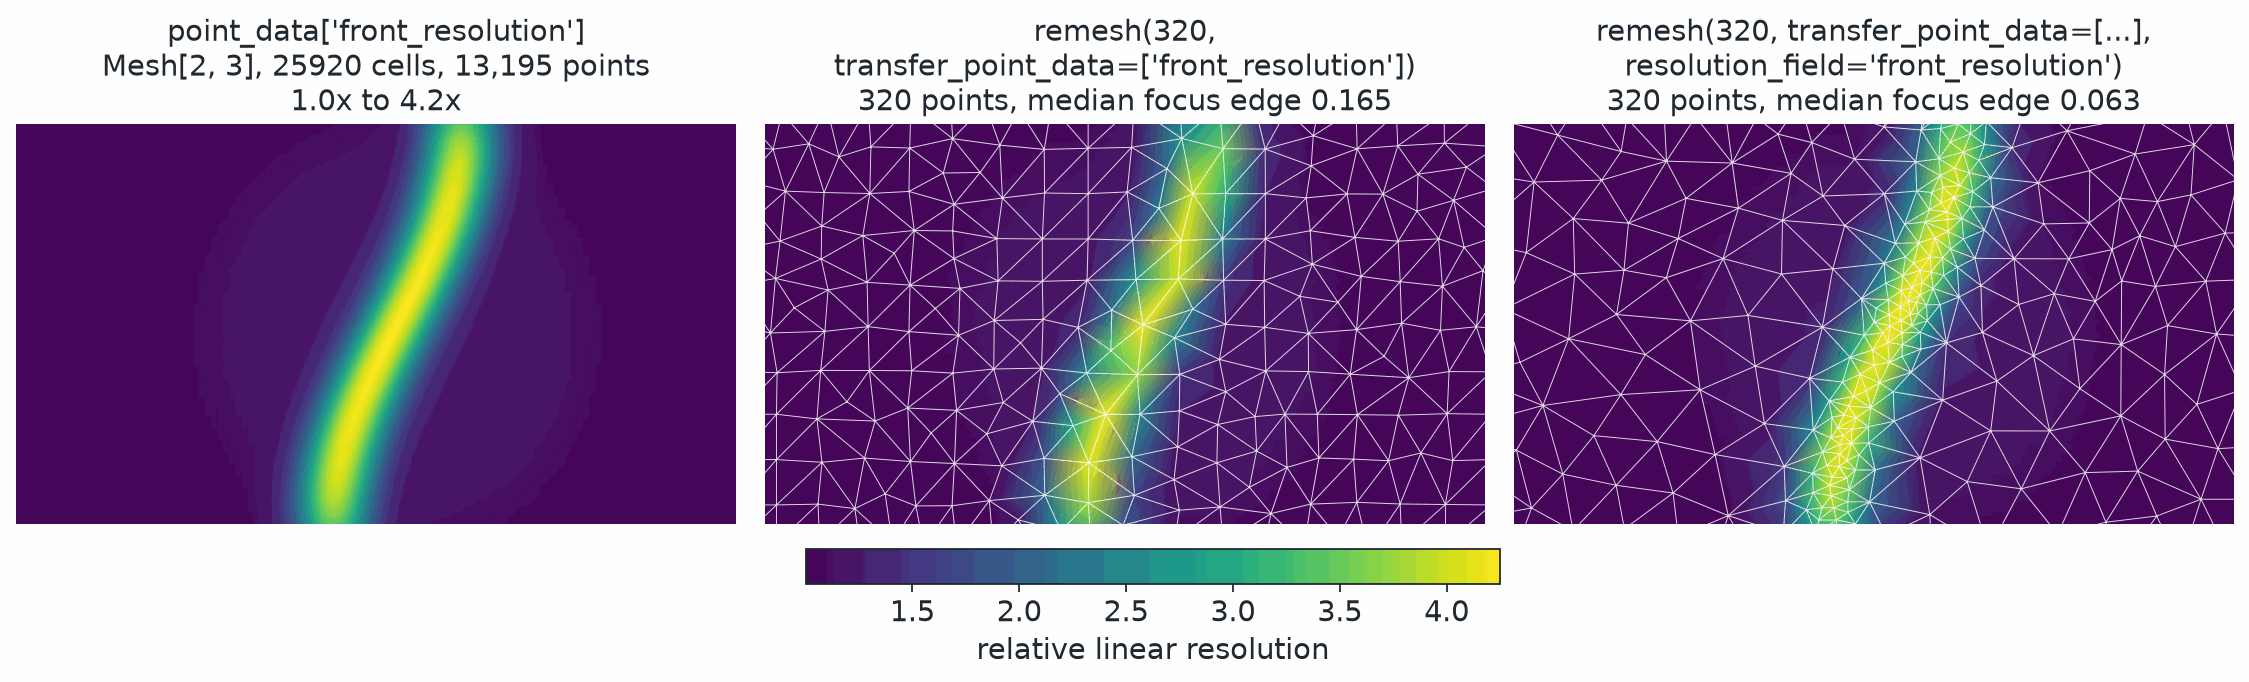

Here is the Python script that generated this plot:
# SPDX-FileCopyrightText: Copyright (c) 2026 NVIDIA CORPORATION & AFFILIATES.
# SPDX-FileCopyrightText: All rights reserved.
# SPDX-License-Identifier: Apache-2.0
#
# Licensed under the Apache License, Version 2.0 (the "License");
# you may not use this file except in compliance with the License.
# You may obtain a copy of the License at
#
# http://www.apache.org/licenses/LICENSE-2.0
#
# Unless required by applicable law or agreed to in writing, software
# distributed under the License is distributed on an "AS IS" BASIS,
# WITHOUT WARRANTIES OR CONDITIONS OF ANY KIND, either express or implied.
# See the License for the specific language governing permissions and
# limitations under the License.

"""Render a linear-resolution field and its effect on remeshing density."""

from __future__ import annotations

from pathlib import Path

import matplotlib
import torch

matplotlib.use("Agg")

import matplotlib.pyplot as plt  # noqa: E402
import matplotlib.tri as mtri  # noqa: E402
from _style import clean_axis, mesh_label, save  # noqa: E402
from matplotlib.colors import Normalize  # noqa: E402

from physicsnemo.mesh import Mesh

OUTPUT = Path(__file__).parent / "remeshing_resolution_field.png"

X_LIMITS = (-1.65, 1.65)
Y_LIMITS = (-1.02, 1.02)
PLOT_X_LIMITS = (-1.35, 1.35)
PLOT_Y_LIMITS = (-0.75, 0.75)
SOURCE_COLUMNS = 145
SOURCE_ROWS = 91
TARGET_VERTICES = 320
RESOLUTION_KEY = "front_resolution"
FRONT_WIDTH = 0.100
FRONT_RESOLUTION_GAIN = 3.0
SUPPORT_RESOLUTION_GAIN = 0.25
FOCUS_RESOLUTION_THRESHOLD = 2.5

EDGE_COLOR = "#ffffff"
BACKGROUND_COLOR = "#f7f9fa"
TEXT_COLOR = "#23313a"
RESOLUTION_CMAP = "viridis"


def _device() -> torch.device:
    """Use CUDA when available and retain a portable CPU path."""

    return torch.device("cuda" if torch.cuda.is_available() else "cpu")


def _make_sheet(device: torch.device) -> Mesh:
    """Create a dense, consistently oriented triangle sheet."""

    x_axis = torch.linspace(
        X_LIMITS[0],
        X_LIMITS[1],
        SOURCE_COLUMNS,
        dtype=torch.float32,
        device=device,
    )
    y_axis = torch.linspace(
        Y_LIMITS[0],
        Y_LIMITS[1],
        SOURCE_ROWS,
        dtype=torch.float32,
        device=device,
    )
    y_grid, x_grid = torch.meshgrid(y_axis, x_axis, indexing="ij")
    points = torch.stack(
        (x_grid, y_grid, torch.zeros_like(x_grid)),
        dim=-1,
    ).reshape(-1, 3)

    rows = torch.arange(SOURCE_ROWS - 1, device=device)
    columns = torch.arange(SOURCE_COLUMNS - 1, device=device)
    row_grid, column_grid = torch.meshgrid(rows, columns, indexing="ij")
    lower_left = row_grid * SOURCE_COLUMNS + column_grid
    lower_right = lower_left + 1
    upper_left = lower_left + SOURCE_COLUMNS
    upper_right = upper_left + 1
    cells = torch.stack(
        (
            torch.stack((lower_left, lower_right, upper_right), dim=-1),
            torch.stack((lower_left, upper_right, upper_left), dim=-1),
        ),
        dim=-2,
    ).reshape(-1, 3)
    return Mesh(points=points, cells=cells)


def _front_center(y: torch.Tensor) -> torch.Tensor:
    """Return the curved centerline of the requested high-resolution band."""

    return 0.08 + 0.24 * torch.sin(2.1 * y)


def _resolution_field(x: torch.Tensor, y: torch.Tensor) -> torch.Tensor:
    """Return a linear-resolution request concentrated near the curved band."""

    signed_front_distance = x - _front_center(y)
    front_band = torch.exp(
        -0.5 * (signed_front_distance / FRONT_WIDTH).square() - 0.5 * (y / 0.82).pow(8)
    )
    support_region = torch.exp(
        -0.5 * ((x - 0.08) / 0.58).square() - 0.5 * ((y + 0.04) / 0.62).square()
    )
    return (
        1.0
        + FRONT_RESOLUTION_GAIN * front_band
        + SUPPORT_RESOLUTION_GAIN * support_region
    )


def _triangulation(mesh: Mesh) -> mtri.Triangulation:
    """Convert a planar mesh to a Matplotlib triangulation."""

    points = mesh.points.detach().cpu().to(torch.float64).numpy()
    cells = mesh.cells.detach().cpu().to(torch.int64).numpy()
    return mtri.Triangulation(points[:, 0], points[:, 1], cells)


def _focus_edge_length(mesh: Mesh) -> float:
    """Return the median edge length inside the high-resolution region."""

    cells = mesh.cells.to(torch.int64)
    edges = torch.cat(
        (
            cells[:, (0, 1)],
            cells[:, (1, 2)],
            cells[:, (2, 0)],
        ),
        dim=0,
    )
    edges = torch.unique(torch.sort(edges, dim=1).values, dim=0)
    starts = mesh.points[edges[:, 0]]
    ends = mesh.points[edges[:, 1]]
    midpoints = 0.5 * (starts + ends)
    midpoint_resolution = _resolution_field(midpoints[:, 0], midpoints[:, 1])
    focus = midpoint_resolution >= FOCUS_RESOLUTION_THRESHOLD
    if not bool(focus.any()):
        raise RuntimeError("The remeshed surface has no edges in the focus region")
    lengths = torch.linalg.vector_norm(ends - starts, dim=1)
    return float(lengths[focus].median().detach().cpu())


def _draw_resolution(
    axis: plt.Axes,
    mesh: Mesh,
    values: torch.Tensor,
    normalization: Normalize,
    *,
    show_edges: bool,
) -> None:
    """Draw one resolution panel with shared limits and styling."""

    triangulation = _triangulation(mesh)
    axis.tripcolor(
        triangulation,
        values.detach().cpu().to(torch.float64).numpy(),
        cmap=RESOLUTION_CMAP,
        norm=normalization,
        shading="gouraud",
        rasterized=True,
    )
    if show_edges:
        axis.triplot(
            triangulation,
            color=EDGE_COLOR,
            linewidth=0.44,
            alpha=0.84,
        )
    clean_axis(axis, (PLOT_X_LIMITS, PLOT_Y_LIMITS))


def main() -> None:
    """Generate the resolution-field documentation image."""

    source = _make_sheet(_device())
    x = source.points[:, 0]
    y = source.points[:, 1]
    source.point_data[RESOLUTION_KEY] = _resolution_field(x, y)

    uniform = source.remesh(
        TARGET_VERTICES,
        transfer_point_data=[RESOLUTION_KEY],
    )
    adaptive = source.remesh(
        TARGET_VERTICES,
        transfer_point_data=[RESOLUTION_KEY],
        resolution_field=RESOLUTION_KEY,
    )

    uniform_focus_edge = _focus_edge_length(uniform)
    adaptive_focus_edge = _focus_edge_length(adaptive)
    if not torch.isfinite(
        torch.tensor([uniform_focus_edge, adaptive_focus_edge])
    ).all():
        raise RuntimeError("Remeshing produced nonfinite edge lengths")
    if not adaptive_focus_edge < 0.7 * uniform_focus_edge:
        raise RuntimeError(
            "The resolution field did not materially shorten focus-region edges"
        )

    source_resolution = source.point_data[RESOLUTION_KEY]
    lower = float(source_resolution.amin().detach().cpu())
    upper = float(source_resolution.amax().detach().cpu())
    normalization = Normalize(vmin=lower, vmax=upper)

    figure, axes = plt.subplots(1, 3, figsize=(14.0, 4.4))

    _draw_resolution(
        axes[0],
        source,
        source_resolution,
        normalization,
        show_edges=False,
    )
    _draw_resolution(
        axes[1],
        uniform,
        uniform.point_data[RESOLUTION_KEY],
        normalization,
        show_edges=True,
    )
    _draw_resolution(
        axes[2],
        adaptive,
        adaptive.point_data[RESOLUTION_KEY],
        normalization,
        show_edges=True,
    )

    axes[0].set_title(
        f"point_data[{RESOLUTION_KEY!r}]\n"
        f"{mesh_label(source)}, {source.n_points:,} points\n"
        f"{lower:.1f}x to {upper:.1f}x"
    )
    axes[1].set_title(
        f"remesh({TARGET_VERTICES},\ntransfer_point_data=[{RESOLUTION_KEY!r}])\n"
        f"{uniform.n_points:,} points, median focus edge {uniform_focus_edge:.3f}"
    )
    axes[2].set_title(
        f"remesh({TARGET_VERTICES}, transfer_point_data=[...],\n"
        f"resolution_field={RESOLUTION_KEY!r})\n"
        f"{adaptive.n_points:,} points, median focus edge {adaptive_focus_edge:.3f}"
    )

    colorbar = figure.colorbar(
        plt.cm.ScalarMappable(norm=normalization, cmap=RESOLUTION_CMAP),
        ax=axes,
        orientation="horizontal",
        fraction=0.07,
        pad=0.05,
        shrink=0.4,
    )
    colorbar.set_label("relative linear resolution")

    figure.subplots_adjust(left=0.005, right=0.995, bottom=0.2, top=0.86, wspace=0.04)
    save(figure, OUTPUT, tight=True)
    print(
        "Focus-region median edge length: "
        f"uniform={uniform_focus_edge:.4f}, adaptive={adaptive_focus_edge:.4f}"
    )


if __name__ == "__main__":
    main()
